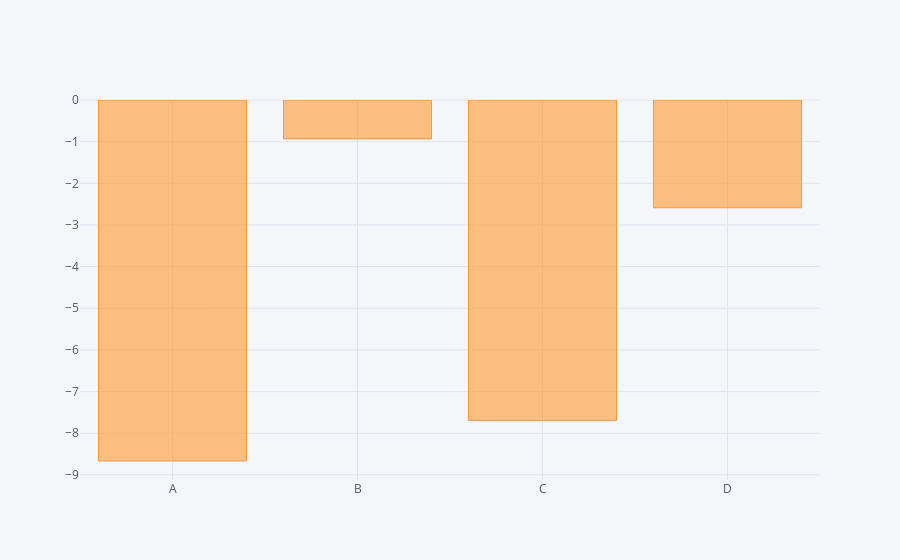

The cell this chart's notebook holds for it:
### Code cell
df.sum().iplot(kind='bar')

### Figure 1 — Plotly figure (JSON) as saved in the notebook; plotly's stock layout.template omitted (floating-point values rounded to 4 significant figures)
{"data": [{"marker": {"color": "rgba(255, 153, 51, 0.6)", "line": {"color": "rgba(255, 153, 51, 1.0)", "width": 1}}, "name": "None", "orientation": "v", "text": "", "type": "bar", "x": ["A", "B", "C", "D"], "y": [-8.667, -0.9336, -7.698, -2.586]}], "layout": {"legend": {"bgcolor": "#F5F6F9", "font": {"color": "#4D5663"}}, "paper_bgcolor": "#F5F6F9", "plot_bgcolor": "#F5F6F9", "titlefont": {"color": "#4D5663"}, "xaxis1": {"gridcolor": "#E1E5ED", "showgrid": true, "tickfont": {"color": "#4D5663"}, "title": "", "titlefont": {"color": "#4D5663"}, "zerolinecolor": "#E1E5ED"}, "yaxis1": {"gridcolor": "#E1E5ED", "showgrid": true, "tickfont": {"color": "#4D5663"}, "title": "", "titlefont": {"color": "#4D5663"}, "zerolinecolor": "#E1E5ED"}}}
